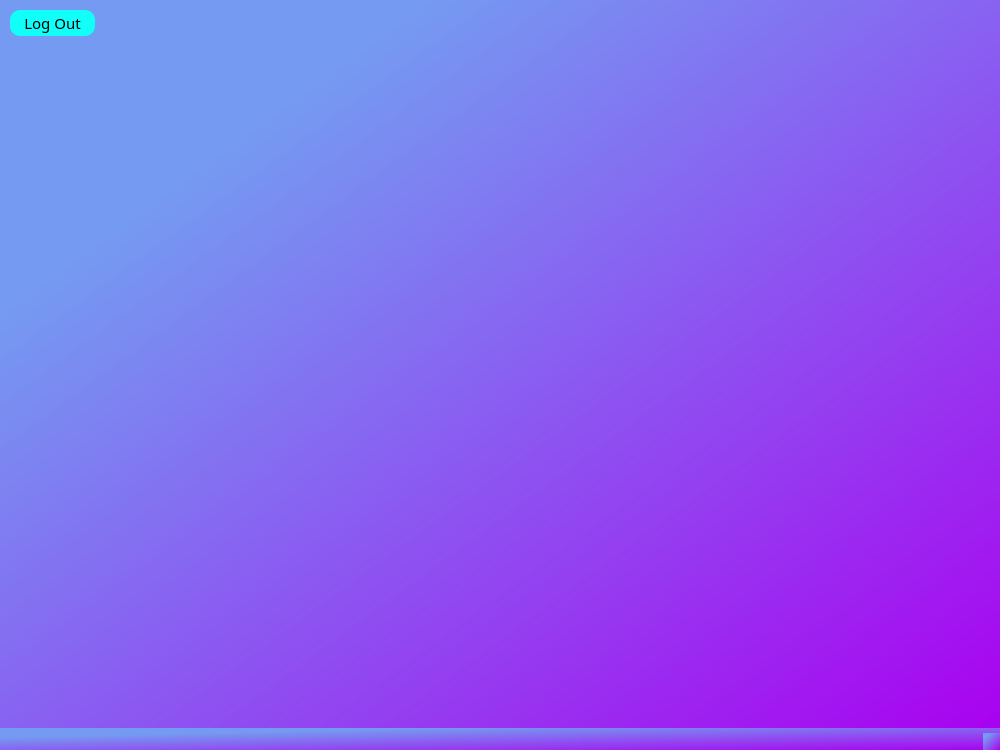
<?xml version="1.0" encoding="UTF-8"?>
<ui version="4.0">
 <class>LoginWindow</class>
 <widget class="QMainWindow" name="LoginWindow">
  <property name="geometry">
   <rect>
    <x>0</x>
    <y>0</y>
    <width>1000</width>
    <height>750</height>
   </rect>
  </property>
  <property name="windowTitle">
   <string>MainWindow</string>
  </property>
  <property name="styleSheet">
   <string notr="true">background-color: qlineargradient(spread:pad, x1:0.199318, y1:0.205, x2:1, y2:1, stop:0 rgba(117, 154, 241, 255), stop:0.0170455 rgba(117, 154, 241, 255), stop:1 rgba(169, 1, 240, 255))</string>
  </property>
  <widget class="QWidget" name="centralwidget">
   <widget class="QPushButton" name="logoutButton">
    <property name="geometry">
     <rect>
      <x>10</x>
      <y>10</y>
      <width>85</width>
      <height>26</height>
     </rect>
    </property>
    <property name="font">
     <font>
      <family>Maiandra GD</family>
      <pointsize>11</pointsize>
     </font>
    </property>
    <property name="styleSheet">
     <string notr="true">background-color: rgb(17, 255, 248);
border-radius: 10px;</string>
    </property>
    <property name="text">
     <string>Log Out</string>
    </property>
   </widget>
  </widget>
  <widget class="QMenuBar" name="menubar">
   <property name="geometry">
    <rect>
     <x>0</x>
     <y>0</y>
     <width>1000</width>
     <height>25</height>
    </rect>
   </property>
  </widget>
  <widget class="QStatusBar" name="statusbar"/>
 </widget>
 <resources/>
 <connections/>
</ui>
